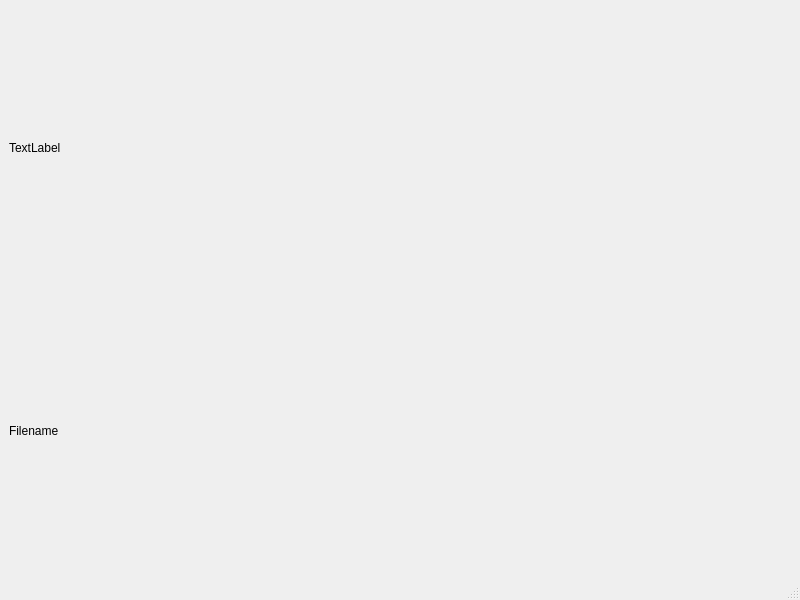
<?xml version="1.0" encoding="UTF-8"?>
<ui version="4.0">
 <class>MainWindow</class>
 <widget class="QMainWindow" name="MainWindow">
  <property name="geometry">
   <rect>
    <x>0</x>
    <y>0</y>
    <width>800</width>
    <height>600</height>
   </rect>
  </property>
  <property name="windowTitle">
   <string>MainWindow</string>
  </property>
  <widget class="QWidget" name="centralwidget">
   <layout class="QHBoxLayout" name="horizontalLayout">
    <item>
     <layout class="QVBoxLayout" name="verticalLayout">
      <item>
       <widget class="QLabel" name="label_2">
        <property name="text">
         <string>TextLabel</string>
        </property>
       </widget>
      </item>
      <item>
       <widget class="QLabel" name="label">
        <property name="text">
         <string>Filename</string>
        </property>
       </widget>
      </item>
     </layout>
    </item>
   </layout>
  </widget>
  <widget class="QMenuBar" name="menubar">
   <property name="geometry">
    <rect>
     <x>0</x>
     <y>0</y>
     <width>800</width>
     <height>21</height>
    </rect>
   </property>
  </widget>
  <widget class="QStatusBar" name="statusbar"/>
 </widget>
 <resources/>
 <connections/>
</ui>
